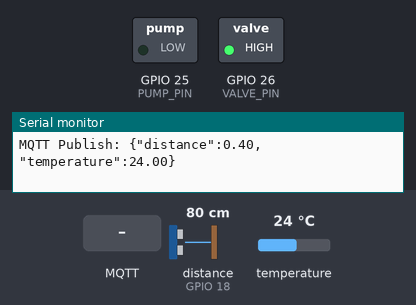
Recording of a sketch running on a simulated ESP32. Parts: switched loads named in the sketch (green lamp = pin HIGH), the last lines printed to the serial monitor. Wiring (inferred from the names in the program): ultrasonic range finder: trigger GPIO 5; echo GPIO 18. The inputs (shaded band) are chosen by the test bench; at power-on: distance to the obstacle (sensor on GPIO 18) 80 cm, temperature 24 °C. The echo pulse lasts 58.3 µs per cm; WiFi joins after 1.5 s; servers stay silent unless stated; no MQTT or app messages arrive unless stated; pins used as bus, display or sensor lines are not drawn.

Above: at 2.3 s.
2.4 s: MQTT message "MANUAL" arrives on the first subscribed topic
At 3.6 s:
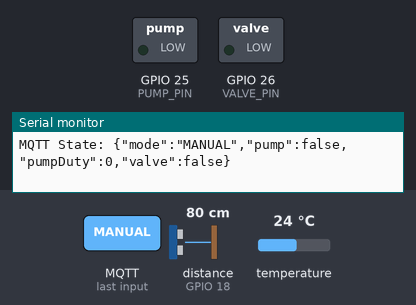
4.0 s: MQTT message "ON" arrives on the second subscribed topic
At 5.0 s:
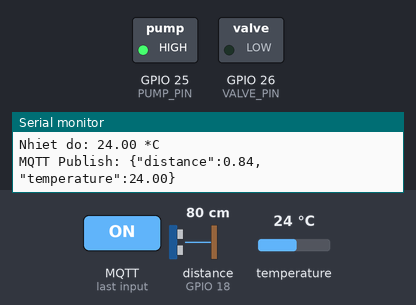
5.6 s: MQTT message "OFF" arrives on the second subscribed topic
At 6.0 s:
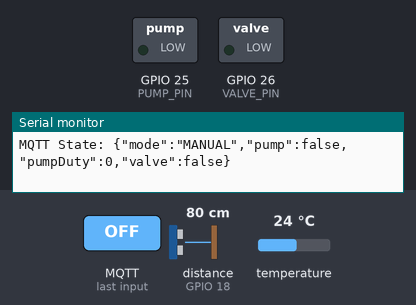
Timing chart, 0 to 8.6 s (numbered marks = the images above; inputs shaded):
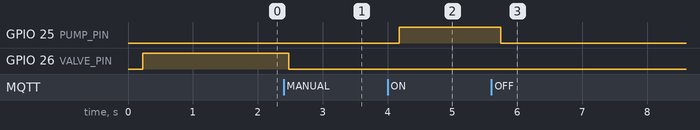

The sketch:

sketch_nov12a.ino
```cpp
#include <WiFi.h>
#include <PubSubClient.h>
#include <OneWire.h>
#include <DallasTemperature.h>
#include <math.h>
#include <string.h>

// ================== KHAI BAO GPIO ==================

#define TRIG_PIN       5
#define ECHO_PIN       18
#define TEMP_PIN       4
#define PUMP_PIN       25
#define VALVE_PIN      26

// ================== WIFI ==================

const char* ssid = "Wokwi-GUEST";
const char* password = "";

// ================== MQTT ==================

const char* mqtt_server = "broker.hivemq.com";
const int mqtt_port = 1883;

// Topic MQTT
const char* topic_sensor = "lab3de4/aquarium/demo01/sensor";
const char* topic_mode   = "lab3de4/aquarium/demo01/mode/set";
const char* topic_pump   = "lab3de4/aquarium/demo01/pump/set";
const char* topic_valve  = "lab3de4/aquarium/demo01/valve/set";
const char* topic_state  = "lab3de4/aquarium/demo01/state";

WiFiClient espClient;
PubSubClient mqttClient(espClient);

// ================== CAM BIEN NHIET DO ==================

OneWire oneWire(TEMP_PIN);
DallasTemperature tempSensor(&oneWire);

// ================== CAU TRUC DU LIEU ==================

struct SensorData {
  float distance;
  float temperature;
};

// Trang thai thiet bi gui ve Website
struct DeviceState {
  bool autoMode;
  bool pumpOn;
  int pumpDuty;
  bool valveOpen;
};

// ================== FREERTOS QUEUE ==================

QueueHandle_t dataQueue;
QueueHandle_t dataAlert;
QueueHandle_t stateQueue;

// ================== BIEN DIEU KHIEN ==================

portMUX_TYPE commandMux = portMUX_INITIALIZER_UNLOCKED;

bool autoMode = true;
bool manualPump = false;
bool manualValve = false;

// ================== TRANG THAI MAY BOM ==================

enum AlertAction {
  ACTION_NONE,
  ACTION_PUMP_50,
  ACTION_PUMP_100,
  ACTION_DRAIN
};

AlertAction currentAction = ACTION_NONE;

unsigned long actionEndTime = 0;

// ================== CAU HINH PWM ==================

const int PWM_FREQ = 5000;
const int PWM_RESOLUTION = 8;
const int PWM_CHANNEL = 0;

void setupPumpPWM() {

#if ESP_ARDUINO_VERSION_MAJOR >= 3
  ledcAttach(PUMP_PIN, PWM_FREQ, PWM_RESOLUTION);
#else
  ledcSetup(PWM_CHANNEL, PWM_FREQ, PWM_RESOLUTION);
  ledcAttachPin(PUMP_PIN, PWM_CHANNEL);
#endif

}

void setPump(int duty) {

  duty = constrain(duty, 0, 255);

#if ESP_ARDUINO_VERSION_MAJOR >= 3
  ledcWrite(PUMP_PIN, duty);
#else
  ledcWrite(PWM_CHANNEL, duty);
#endif

}

// ================== DOC KHOANG CACH ==================

float readDistance() {

  digitalWrite(TRIG_PIN, LOW);
  delayMicroseconds(2);

  digitalWrite(TRIG_PIN, HIGH);
  delayMicroseconds(10);

  digitalWrite(TRIG_PIN, LOW);

  unsigned long duration = pulseIn(ECHO_PIN, HIGH, 30000);

  if (duration == 0) {
    return -1;
  }

  // Chuyen khoang cach tu cm sang m
  float distance = duration * 0.0343 / 2.0 / 100.0;

  return distance;
}

// ================== MQTT CALLBACK ==================

void mqttCallback(char* topic, byte* payload, unsigned int length) {

  char message[32];

  if (length >= sizeof(message)) {
    return;
  }

  memcpy(message, payload, length);
  message[length] = '\0';

  portENTER_CRITICAL(&commandMux);

  // Nhan lenh chuyen che do
  if (strcmp(topic, topic_mode) == 0) {

    if (strcmp(message, "AUTO") == 0) {

      autoMode = true;

      // Xoa cac lenh dieu khien thu cong
      manualPump = false;
      manualValve = false;
    }
    else if (strcmp(message, "MANUAL") == 0) {

      autoMode = false;

      // Vao MANUAL, tat ca thiet bi mac dinh OFF
      manualPump = false;
      manualValve = false;
    }
  }

  // Nhan lenh dieu khien may bom
  else if (strcmp(topic, topic_pump) == 0) {

    if (strcmp(message, "ON") == 0) {

      manualPump = true;

      // Bat bom thi dong van xa
      manualValve = false;
    }
    else if (strcmp(message, "OFF") == 0) {

      manualPump = false;
    }
  }

  // Nhan lenh dieu khien van xa
  else if (strcmp(topic, topic_valve) == 0) {

    if (strcmp(message, "ON") == 0) {

      manualValve = true;

      // Mo van thi tat bom
      manualPump = false;
    }
    else if (strcmp(message, "OFF") == 0) {

      manualValve = false;
    }
  }

  portEXIT_CRITICAL(&commandMux);

}

// ================== KET NOI MQTT ==================

void reconnectMQTT() {

  if (mqttClient.connected()) {
    return;
  }

  String clientId = "ESP32-Aquarium-";
  clientId += String((uint32_t)ESP.getEfuseMac(), HEX);

  if (mqttClient.connect(clientId.c_str())) {

    Serial.println("MQTT connected!");

    mqttClient.subscribe(topic_mode);
    mqttClient.subscribe(topic_pump);
    mqttClient.subscribe(topic_valve);

  }
  else {

    // Tranh thu ket noi lien tuc qua nhanh
    vTaskDelay(pdMS_TO_TICKS(2000));
  }

}

// ==================================================
// TASK 1: DOC DU LIEU CAM BIEN - CORE 1
// ==================================================

void TaskReadData(void *pvParameters) {

  SensorData data;

  for (;;) {

    // Doc khoang cach HC-SR04
    data.distance = readDistance();

    // Doc nhiet do DS18B20
    tempSensor.requestTemperatures();
    data.temperature = tempSensor.getTempCByIndex(0);

    // Hien thi du lieu tren Serial Monitor
    Serial.println("===== DU LIEU CAM BIEN =====");

    if (data.distance >= 0) {

      Serial.print("Khoang cach: ");
      Serial.print(data.distance);
      Serial.println(" m");

    }
    else {

      Serial.println("Loi cam bien khoang cach!");

    }

    if (data.temperature != DEVICE_DISCONNECTED_C &&
        !isnan(data.temperature)) {

      Serial.print("Nhiet do: ");
      Serial.print(data.temperature);
      Serial.println(" *C");

    }
    else {

      Serial.println("Loi cam bien nhiet do!");

    }

    // Gui du lieu cam bien vao dataQueue
    xQueueSend(dataQueue, &data, pdMS_TO_TICKS(100));

    // Gui khoang cach moi nhat vao dataAlert
    xQueueOverwrite(dataAlert, &data.distance);

    vTaskDelay(pdMS_TO_TICKS(2000));
  }

}

// ==================================================
// TASK 2: CANH BAO VA DIEU KHIEN - CORE 1
// ==================================================

void TaskAlert(void *pvParameters) {

  float distance = -1;

  bool mode;
  bool pumpRequest;
  bool valveRequest;

  int currentZone = 0;
  int previousZone = -1;

  bool previousMode = true;

  int pumpDuty = 0;
  bool valveOpen = false;

  unsigned long now;

  DeviceState currentState;
  DeviceState lastState;

  bool stateInitialized = false;

  for (;;) {

    // Nhan khoang cach moi nhat tu dataAlert
    if (xQueueReceive(dataAlert, &distance,
                      pdMS_TO_TICKS(50)) == pdTRUE) {

      // Xac dinh vung muc nuoc
      currentZone = 0;

      if (distance >= 1.0 && distance < 1.5) {
        currentZone = 1;
      }
      else if (distance >= 1.5 && distance <= 2.0) {
        currentZone = 2;
      }
      else if (distance >= 0 && distance < 0.5) {
        currentZone = 3;
      }
    }

    // Doc che do va lenh dieu khien
    portENTER_CRITICAL(&commandMux);

    mode = autoMode;
    pumpRequest = manualPump;
    valveRequest = manualValve;

    portEXIT_CRITICAL(&commandMux);

    now = millis();

    // ================== CHE DO MANUAL ==================

    if (!mode) {

      currentAction = ACTION_NONE;

      // Khong cho bom va van xa hoat dong dong thoi
      if (valveRequest) {

        pumpDuty = 0;
        valveOpen = true;

      }
      else {

        valveOpen = false;

        if (pumpRequest) {
          pumpDuty = 255;
        }
        else {
          pumpDuty = 0;
        }
      }
    }

    // ================== CHE DO AUTO ==================

    else {

      // Khi chuyen tu MANUAL sang AUTO,
      // kiem tra lai vung canh bao hien tai
      if (!previousMode) {
        previousZone = -1;
      }

      // Chi kich hoat khi vua vao vung canh bao
      if (currentZone != previousZone) {

        previousZone = currentZone;

        if (currentAction == ACTION_NONE) {

          if (currentZone == 1) {

            currentAction = ACTION_PUMP_50;
            actionEndTime = now + 10000;

            Serial.println(
              "Canh bao: Bom 50% trong 10 giay"
            );

          }

          else if (currentZone == 2) {

            currentAction = ACTION_PUMP_100;
            actionEndTime = now + 20000;

            Serial.println(
              "Canh bao: Bom 100% trong 20 giay"
            );

          }

          else if (currentZone == 3) {

            currentAction = ACTION_DRAIN;
            actionEndTime = now + 10000;

            Serial.println(
              "Canh bao: Mo van xa trong 10 giay"
            );

          }
        }
      }

      // Kiem tra thoi gian thuc hien hanh dong
      if (currentAction != ACTION_NONE &&
          (int32_t)(now - actionEndTime) >= 0) {

        currentAction = ACTION_NONE;

        Serial.println(
          "Ket thuc hanh dong canh bao"
        );

      }

      // Dieu khien theo hanh dong hien tai
      switch (currentAction) {

        case ACTION_PUMP_50:

          pumpDuty = 128;
          valveOpen = false;

          break;

        case ACTION_PUMP_100:

          pumpDuty = 255;
          valveOpen = false;

          break;

        case ACTION_DRAIN:

          pumpDuty = 0;
          valveOpen = true;

          break;

        default:

          pumpDuty = 0;
          valveOpen = false;

          break;
      }
    }

    previousMode = mode;

    // ================== CAP NHAT GPIO ==================

    setPump(pumpDuty);

    digitalWrite(
      VALVE_PIN,
      valveOpen ? HIGH : LOW
    );

    // ================== GUI TRANG THAI MQTT ==================

    currentState.autoMode = mode;
    currentState.pumpOn = (pumpDuty > 0);
    currentState.pumpDuty = pumpDuty;
    currentState.valveOpen = valveOpen;

    // Chi gui khi trang thai thay doi
    bool stateChanged = !stateInitialized ||
      currentState.autoMode != lastState.autoMode ||
      currentState.pumpOn != lastState.pumpOn ||
      currentState.pumpDuty != lastState.pumpDuty ||
      currentState.valveOpen != lastState.valveOpen;

    if (stateChanged) {

      xQueueOverwrite(stateQueue, &currentState);

      lastState = currentState;
      stateInitialized = true;

    }

    vTaskDelay(pdMS_TO_TICKS(50));
  }

}

// ==================================================
// TASK 3: TRUYEN DU LIEU MQTT - CORE 0
// ==================================================

void TaskTransmitData(void *pvParameters) {

  SensorData receivedData;
  DeviceState stateData;

  char payload[128];
  char statePayload[128];

  // Cau hinh MQTT
  mqttClient.setServer(mqtt_server, mqtt_port);
  mqttClient.setCallback(mqttCallback);

  // Ket noi WiFi
  WiFi.begin(ssid, password);

  Serial.println("Dang ket noi WiFi...");

  while (WiFi.status() != WL_CONNECTED) {

    vTaskDelay(pdMS_TO_TICKS(500));

  }

  Serial.println("WiFi connected!");
  Serial.println(WiFi.localIP());

  for (;;) {

    // Kiem tra ket noi WiFi
    if (WiFi.status() != WL_CONNECTED) {

      WiFi.reconnect();

      vTaskDelay(pdMS_TO_TICKS(500));
      continue;

    }

    // Ket noi lai MQTT khi mat ket noi
    if (!mqttClient.connected()) {

      reconnectMQTT();

    }

    // Xu ly cac ban tin MQTT den
    if (mqttClient.connected()) {

      mqttClient.loop();

      // Nhan trang thai thiet bi tu stateQueue
      if (xQueueReceive(stateQueue, &stateData, 0) == pdTRUE) {

        snprintf(
          statePayload,
          sizeof(statePayload),
          "{\"mode\":\"%s\",\"pump\":%s,"
          "\"pumpDuty\":%d,\"valve\":%s}",
          stateData.autoMode ? "AUTO" : "MANUAL",
          stateData.pumpOn ? "true" : "false",
          stateData.pumpDuty,
          stateData.valveOpen ? "true" : "false"
        );

        // Gui trang thai va luu retained tren MQTT Broker
        mqttClient.publish(
          topic_state,
          statePayload,
          true
        );

        Serial.print("MQTT State: ");
        Serial.println(statePayload);

      }
    }

    // Nhan du lieu cam bien tu dataQueue
    if (xQueueReceive(dataQueue, &receivedData,
                      pdMS_TO_TICKS(100)) == pdTRUE) {

      char distanceText[20];
      char temperatureText[20];

      // Xu ly gia tri khoang cach
      if (receivedData.distance >= 0) {

        snprintf(
          distanceText,
          sizeof(distanceText),
          "%.2f",
          receivedData.distance
        );

      }
      else {

        strcpy(distanceText, "null");

      }

      // Xu ly gia tri nhiet do
      if (receivedData.temperature != DEVICE_DISCONNECTED_C &&
          !isnan(receivedData.temperature)) {

        snprintf(
          temperatureText,
          sizeof(temperatureText),
          "%.2f",
          receivedData.temperature
        );

      }
      else {

        strcpy(temperatureText, "null");

      }

      // Tao ban tin JSON
      snprintf(
        payload,
        sizeof(payload),
        "{\"distance\":%s,\"temperature\":%s}",
        distanceText,
        temperatureText
      );

      // Gui du lieu len MQTT Broker
      if (mqttClient.connected()) {

        mqttClient.publish(topic_sensor, payload);

        Serial.print("MQTT Publish: ");
        Serial.println(payload);

      }
    }

    vTaskDelay(pdMS_TO_TICKS(10));
  }

}

// ================== SETUP ==================

void setup() {

  Serial.begin(115200);

  // Cau hinh GPIO
  pinMode(TRIG_PIN, OUTPUT);
  pinMode(ECHO_PIN, INPUT);
  pinMode(VALVE_PIN, OUTPUT);

  digitalWrite(TRIG_PIN, LOW);
  digitalWrite(VALVE_PIN, LOW);

  // Cau hinh PWM cho may bom
  setupPumpPWM();
  setPump(0);

  // Khoi tao cam bien nhiet do
  tempSensor.begin();
  tempSensor.setResolution(10);

  // Tao Queue du lieu cam bien
  dataQueue = xQueueCreate(
    5,
    sizeof(SensorData)
  );

  // Tao Queue khoang cach canh bao
  dataAlert = xQueueCreate(
    1,
    sizeof(float)
  );

  // Tao Queue trang thai thiet bi
  stateQueue = xQueueCreate(
    1,
    sizeof(DeviceState)
  );

  // Kiem tra Queue
  if (dataQueue == NULL ||
      dataAlert == NULL ||
      stateQueue == NULL) {

    Serial.println("Loi tao Queue!");

    while (true) {
      delay(1000);
    }
  }

  // Tao Task doc du lieu - Core 1
  xTaskCreatePinnedToCore(
    TaskReadData,
    "TaskReadData",
    4096,
    NULL,
    2,
    NULL,
    1
  );

  // Tao Task canh bao va dieu khien - Core 1
  xTaskCreatePinnedToCore(
    TaskAlert,
    "TaskAlert",
    4096,
    NULL,
    2,
    NULL,
    1
  );

  // Tao Task truyen du lieu MQTT - Core 0
  xTaskCreatePinnedToCore(
    TaskTransmitData,
    "TaskTransmitData",
    8192,
    NULL,
    1,
    NULL,
    0
  );

  Serial.println("He thong da khoi tao!");

}

// ================== LOOP ==================

void loop() {

  // Cac cong viec duoc xu ly boi FreeRTOS Task
  vTaskDelay(pdMS_TO_TICKS(1000));

}
```

Measured:
- after the input at 2.4 s, GPIO 26 (VALVE_PIN): HIGH → LOW after 0.08 s
- after the input at 4.0 s, GPIO 25 (PUMP_PIN): LOW → HIGH after 0.18 s
- after the input at 5.6 s, GPIO 25 (PUMP_PIN): HIGH → LOW after 0.14 s
